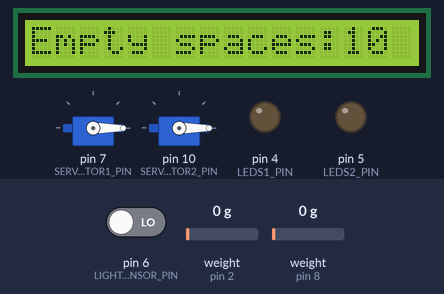
The sketch below on a simulated Arduino Uno, built with avr-gcc and run on an emulated ATmega328P. Shown: 2 × servo, 16×1 character LCD, output pins drawn as LEDs (lit = HIGH). Inputs (shaded band) come from the test bench; at power-on: pin 6 (LIGHT_SENSOR_PIN) LOW, weight on the scale (sensors on pin 2, pin 8) 0 g. What the sketch prints to the serial monitor is not drawn.

Above: at 3.2 s.
3.3 s: pin 6 (LIGHT_SENSOR_PIN) driven HIGH
At 4.0 s:
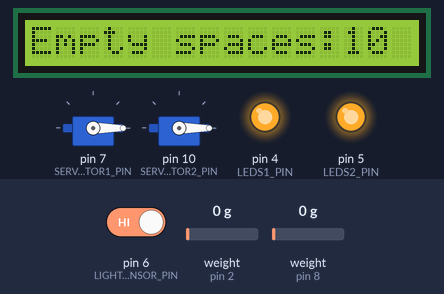
4.8 s: weight on the scale (sensor on pin 2) set to 24 g
6.3 s: weight on the scale (sensor on pin 2) set to 27 g
At 7.0 s:
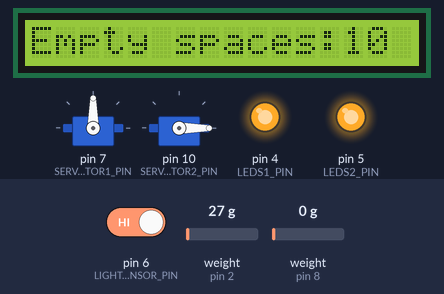
Timing chart, 0 to 9.3 s (numbered marks = the images above; inputs shaded):
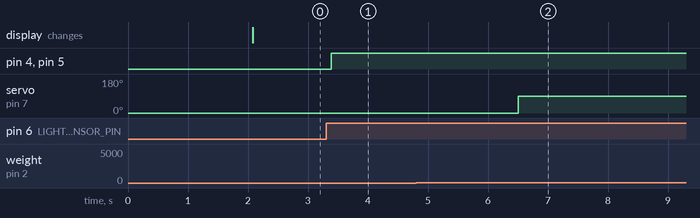

Measured:
- the behaviour switches between 25 and 26 g on weight on the scale (sensor on pin 2) (found by bisection; images 1 and 2)
- after the input at 3.3 s, pin 4 (LEDS1_PIN), pin 5 (LEDS2_PIN): LOW → HIGH after 0.09 s
- after the input at 4.8 s, every drawn part: stays the same
- after the input at 6.3 s, servo on pin 7 (SERVOMOTOR1_PIN): 0° → 90° after 0.20 s

The sketch:

parcare.ino
```cpp
#include <Arduino.h>
#include "HX711.h"
#include <Servo.h>
#include <Wire.h>
#include <LiquidCrystal_I2C.h>

// HX711 + LOAD CELL circuit 1
const int LOADCELL1_DOUT_PIN = 2;
const int LOADCELL1_SCK_PIN = 3;

// HX711 + LOAD CELL circuit 2
const int LOADCELL2_DOUT_PIN = 8;
const int LOADCELL2_SCK_PIN = 9;

// LEDs
const int LEDS1_PIN = 4;
const int LEDS2_PIN = 5;

// Light Sensor
const int LIGHT_SENSOR_PIN = 6;

// Servo Motors
const int SERVOMOTOR1_PIN = 7;
const int SERVOMOTOR2_PIN = 10;

int numberOfEmptySpaces = 10;

HX711 scale1;
HX711 scale2;

Servo ServoEntry;
Servo ServoExit;

LiquidCrystal_I2C lcd(0x27, 16, 1);

void setup() {
  Serial.begin(57600);

  //LEDs
  pinMode(LEDS1_PIN, OUTPUT);
  pinMode(LEDS2_PIN, OUTPUT);
  pinMode(LIGHT_SENSOR_PIN, INPUT);

  //WEIGHT SENSOR 1
  scale1.begin(LOADCELL1_DOUT_PIN, LOADCELL1_SCK_PIN);
  scale1.set_scale(-250);
  scale1.tare();

  //WEIGHT SENSOR 2
  scale2.begin(LOADCELL2_DOUT_PIN, LOADCELL2_SCK_PIN);
  scale2.set_scale(-229);
  scale2.tare();

  //SERVO MOTOR ENTRY
  ServoEntry.attach(SERVOMOTOR1_PIN);
  ServoEntry.write(0);

  //SERVO MOTOR EXIT
  ServoExit.attach(SERVOMOTOR2_PIN);
  ServoExit.write(0);

  //initialize lcd screen
  lcd.init();
  //turn on the backlight
  lcd.backlight();

  lcd.setCursor(0,0);
  lcd.print("Empty spaces:");
  lcd.print(numberOfEmptySpaces);
}

int measureWeightEntry() {
  float entrance_weight = scale1.get_units();
  Serial.print("entrance weight: ");
  Serial.print(entrance_weight, 1);
  Serial.println();

  return entrance_weight;
}

int measureWeightExit() {
  float exit_weight = scale2.get_units();
  Serial.print("exit weight: ");
  Serial.print(exit_weight, 1);
  Serial.println();

  return exit_weight;
}

void loop() {
  //LIGHTING SYSTEM
  int light_intensity = digitalRead(6);
  Serial.print("Intensity=");
  Serial.println(light_intensity);
  delay(50);
  if (light_intensity == HIGH) {  //no light
    digitalWrite(LEDS1_PIN, HIGH); //LEDs ON
    digitalWrite(LEDS2_PIN, HIGH);
    Serial.println("Dark, LEDs ON");
  } else { //light
    digitalWrite(LEDS1_PIN, LOW); //LEDs OFF
    digitalWrite(LEDS2_PIN, LOW);
    Serial.println("Bright ,LEDs OFF");
  }

  int entranceWeight = measureWeightEntry();
  //OPEN SERVOMOTOR ENTRY IF CAR DETECTED
  if (entranceWeight > 25) {
    if(numberOfEmptySpaces > 0) {
    ServoEntry.write(90);
    while(measureWeightEntry() > 25);
    delay(3000);
    ServoEntry.write(0); //plasez elicea servomotorului inapoi la pozitia inchisa
    numberOfEmptySpaces--;

    //afisez numarul actualizat pe serial monitor
    Serial.println("Empty spaces:");
    Serial.println(numberOfEmptySpaces);

    //afisez numarul actualizat pe LCD
    lcd.clear();
    lcd.backlight();
    lcd.print("Empty spaces:");
    lcd.print(numberOfEmptySpaces);
    }
  }

 //OPEN SERVOMOTOR EXIT IF CAR DETECTED
 int exitWeight = measureWeightExit();
  if (exitWeight > 25) {
    ServoExit.write(90);
    while(measureWeightExit() > 25);
    delay(3000);
    ServoExit.write(0); //plasez elicea servomotorului inapoi la pozitia inchisa
    if(numberOfEmptySpaces<10) {
    numberOfEmptySpaces++;

    //afisez numarul actualizat pe serial monitor
    Serial.println("Empty spaces:");
    Serial.println(numberOfEmptySpaces);

    //afisez numarul actualizat pe LCD
    lcd.clear();
    lcd.backlight();
    lcd.print("Empty spaces:");
    lcd.print(numberOfEmptySpaces);
    }
  }
}
```
